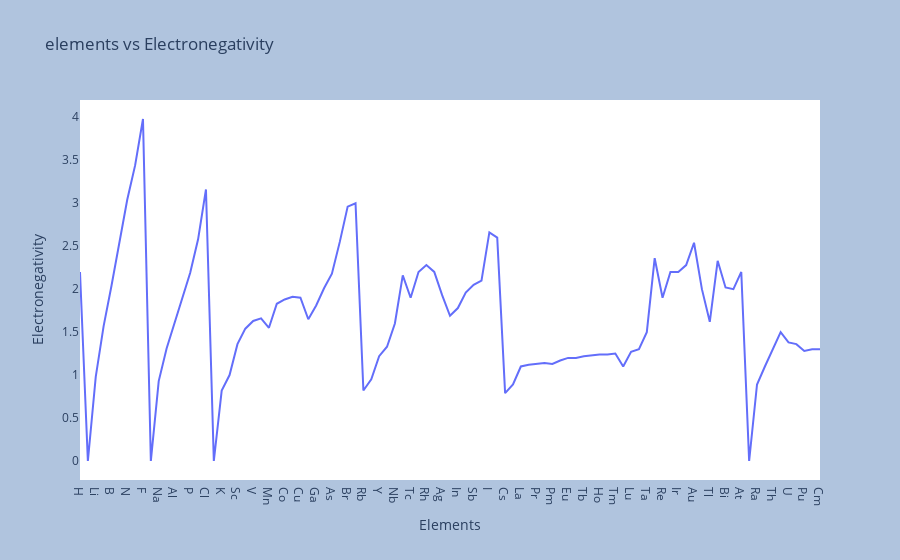

Notebook cell for this chart:
### Markdown cell above
## Plot electronegativity, raddi, thermal conductivity and density  values on the Y-axis vs. elements on the X-axis. You can make a separate plot for each of these features.

### Code cell
fig1 =px.line(df,x='Elements',y='Electronegativity',title='elements vs Electronegativity')
fig1.update_layout(paper_bgcolor='LightSteelBlue',plot_bgcolor='white')

### Figure 1 — Plotly figure (JSON) as saved in the notebook; plotly's stock layout.template omitted (floating-point values rounded to 4 significant figures)
{"data": [{"hovertemplate": "Elements=%{x}<br>Electronegativity=%{y}<extra></extra>", "legendgroup": "", "line": {"color": "#636efa", "dash": "solid"}, "marker": {"symbol": "circle"}, "mode": "lines", "name": "", "orientation": "v", "showlegend": false, "type": "scatter", "x": ["H", "He", "Li", "Be", "B", "C", "N", "O", "F", "Ne", "Na", "Mg", "Al", "Si", "P", "S", "Cl", "Ar", "K", "Ca", "Sc", "Ti", "V", "Cr", "Mn", "Fe", "Co", "Ni", "Cu", "Zn", "Ga", "Ge", "As", "Se", "Br", "Kr", "Rb", "Sr", "Y", "Zr", "Nb", "Mo", "Tc", "Ru", "Rh", "Pd", "Ag", "Cd", "In", "Sn", "Sb", "Te", "I", "Xe", "Cs", "Ba", "La", "Ce", "Pr", "Nd", "Pm", "Sm", "Eu", "Gd", "Tb", "Dy", "Ho", "Er", "Tm", "Yb", "Lu", "Hf", "Ta", "W", "Re", "Os", "Ir", "Pt", "Au", "Hg", "Tl", "Pb", "Bi", "Po", "At", "Rn", "Ra", "Ac", "Th", "Pa", "U", "Np", "Pu", "Am", "Cm"], "xaxis": "x", "y": [2.2, 0, 0.98, 1.57, 2.04, 2.55, 3.04, 3.44, 3.98, 0, 0.93, 1.31, 1.61, 1.9, 2.19, 2.58, 3.16, 0, 0.82, 1, 1.36, 1.54, 1.63, 1.66, 1.55, 1.83, 1.88, 1.91, 1.9, 1.65, 1.81, 2.01, 2.18, 2.55, 2.96, 3, 0.82, 0.95, 1.22, 1.33, 1.6, 2.16, 1.9, 2.2, 2.28, 2.2, 1.93, 1.69, 1.78, 1.96, 2.05, 2.1, 2.66, 2.6, 0.79, 0.89, 1.1, 1.12, 1.13, 1.14, 1.13, 1.17, 1.2, 1.2, 1.22, 1.23, 1.24, 1.24, 1.25, 1.1, 1.27, 1.3, 1.5, 2.36, 1.9, 2.2, 2.2, 2.28, 2.54, 2, 1.62, 2.33, 2.02, 2, 2.2, 0, 0.89, 1.1, 1.3, 1.5, 1.38, 1.36, 1.28, 1.3, 1.3], "yaxis": "y"}], "layout": {"legend": {"tracegroupgap": 0}, "paper_bgcolor": "LightSteelBlue", "plot_bgcolor": "white", "title": {"text": "elements vs Electronegativity"}, "xaxis": {"anchor": "y", "domain": [0, 1], "title": {"text": "Elements"}}, "yaxis": {"anchor": "x", "domain": [0, 1], "title": {"text": "Electronegativity"}}}}
